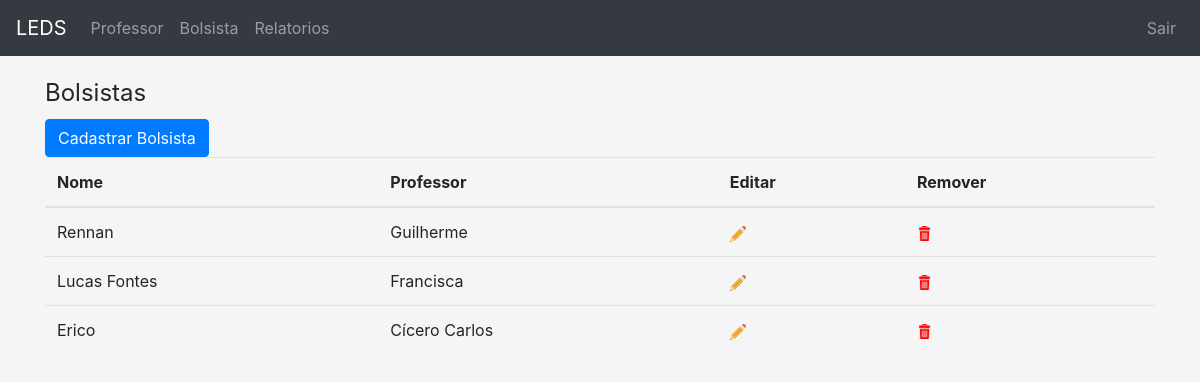
/bolsista/ (signed in), run on an earlier commit of the app's database.
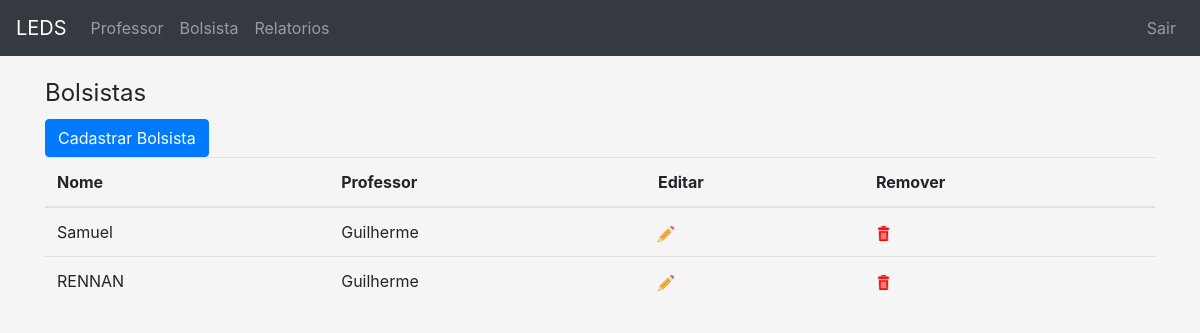
And on a later commit of the database.
### app/models.py (models this page shows, shortened)
class Bolsista(models.Model):
	TIPO_CHOICES = (
	    (0, 'Voluntário'),
	    (1, 'Remunerado'),
	)
	nome = models.CharField('Nome', max_length=100)
	matricula = models.CharField('Matricula', max_length=20,unique=True)
	cartao_rfid = models.CharField('Cartão RFID', max_length=100, null=True)
	professor = models.ForeignKey(Professor, verbose_name='Professor', related_name='bolsista_professor', on_delete=models.CASCADE, default=True)
	tipo_bolsa = models.IntegerField('Tipo', choices=TIPO_CHOICES)
	carga_horaria_semanal = models.IntegerField('Carga Horaria (semanal)', validators=[MinValueValidator(1)])
	class Meta:
		verbose_name='Bolsista'
		verbose_name_plural='Bolsistas'

class Professor(models.Model):
	nome = models.CharField('Nome', max_length=100, unique = True)
	class Meta:
		verbose_name='Professor';
		verbose_name_plural='Professores'

### app/views.py (the view)
# urls.py: url(r'^bolsista/$', views.list_bolsista, name='list_bolsista'),
@login_required(login_url='/login')
def list_bolsista(request):
	bolsistas = Bolsista.objects.all()
	return render(request, 'bolsista/list_bolsista.html',{'bolsistas':bolsistas})

### app/templates/bolsista/list_bolsista.html (shortened to what this page needs)
{% extends "base.html" %}
{%load static%}
{% load django_bootstrap_breadcrumbs %}
{%block content%}
    <legend>Bolsistas</legend>
<a href="{%url 'app:create_bolsista'%}"><button class="btn btn-primary">Cadastrar Bolsista
</button></a>
    <table class="table">
        <thead>
        <tr>
            <th>Nome</th>
            <th>Professor</th>
            <th>Editar</th>
            <th>Remover</th>
        </tr>
        </thead>
        <tbody>
        {% for bolsista in bolsistas %}
            <tr>
                <td>{{ bolsista.nome }}</td>
                <td>{{ bolsista.professor.nome}}</td>
                <td><a href="{%url 'app:update_bolsista' bolsista.id%}"><img alt="" src="{% static 'img/edit.png'%}"></a></td>
                <td><a href="{%url 'app:delete_bolsista' bolsista.id%}"><img alt="" src="{% static 'img/rubbish.png'%}" width="15" height="15"></a></td>
            </tr>
        {% endfor %}
        </tbody>
    </table>
{% endblock %}

What changed in the data, as far as the page shows it:
removed Bolsista: nome "Rennan", professor.nome "Guilherme"
removed Bolsista: nome "Lucas Fontes", professor.nome "Francisca"
removed Bolsista: nome "Erico", professor.nome "Cícero Carlos"
added Bolsista: nome "Samuel", professor.nome "Guilherme"
added Bolsista: nome "RENNAN", professor.nome "Guilherme"
